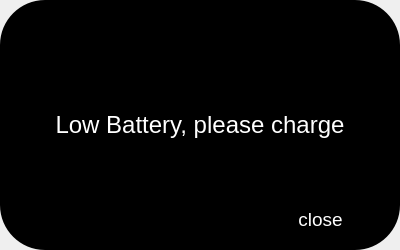
<?xml version="1.0" encoding="UTF-8"?>
<ui version="4.0">
 <class>LowBattery</class>
 <widget class="QDialog" name="LowBattery">
  <property name="geometry">
   <rect>
    <x>0</x>
    <y>0</y>
    <width>400</width>
    <height>250</height>
   </rect>
  </property>
  <property name="windowTitle">
   <string>Dialog</string>
  </property>
  <widget class="QLabel" name="bkg">
   <property name="geometry">
    <rect>
     <x>0</x>
     <y>0</y>
     <width>400</width>
     <height>250</height>
    </rect>
   </property>
   <property name="font">
    <font>
     <pointsize>18</pointsize>
    </font>
   </property>
   <property name="styleSheet">
    <string notr="true">color: rgb(255, 255, 255);
background-color: rgb(0, 0, 0);
border-radius:45px;
border-image: url(:/tu/ALL-IN-ONE ICON/BKG_long.png);</string>
   </property>
   <property name="text">
    <string>Low Battery, please charge</string>
   </property>
   <property name="alignment">
    <set>Qt::AlignCenter</set>
   </property>
  </widget>
  <widget class="QPushButton" name="closeBtn">
   <property name="geometry">
    <rect>
     <x>270</x>
     <y>204</y>
     <width>101</width>
     <height>31</height>
    </rect>
   </property>
   <property name="font">
    <font>
     <pointsize>14</pointsize>
    </font>
   </property>
   <property name="focusPolicy">
    <enum>Qt::NoFocus</enum>
   </property>
   <property name="styleSheet">
    <string notr="true">color: rgb(255, 255, 255);
background-color: none;
border:none;</string>
   </property>
   <property name="text">
    <string>close</string>
   </property>
  </widget>
 </widget>
 <resources/>
 <connections/>
</ui>
